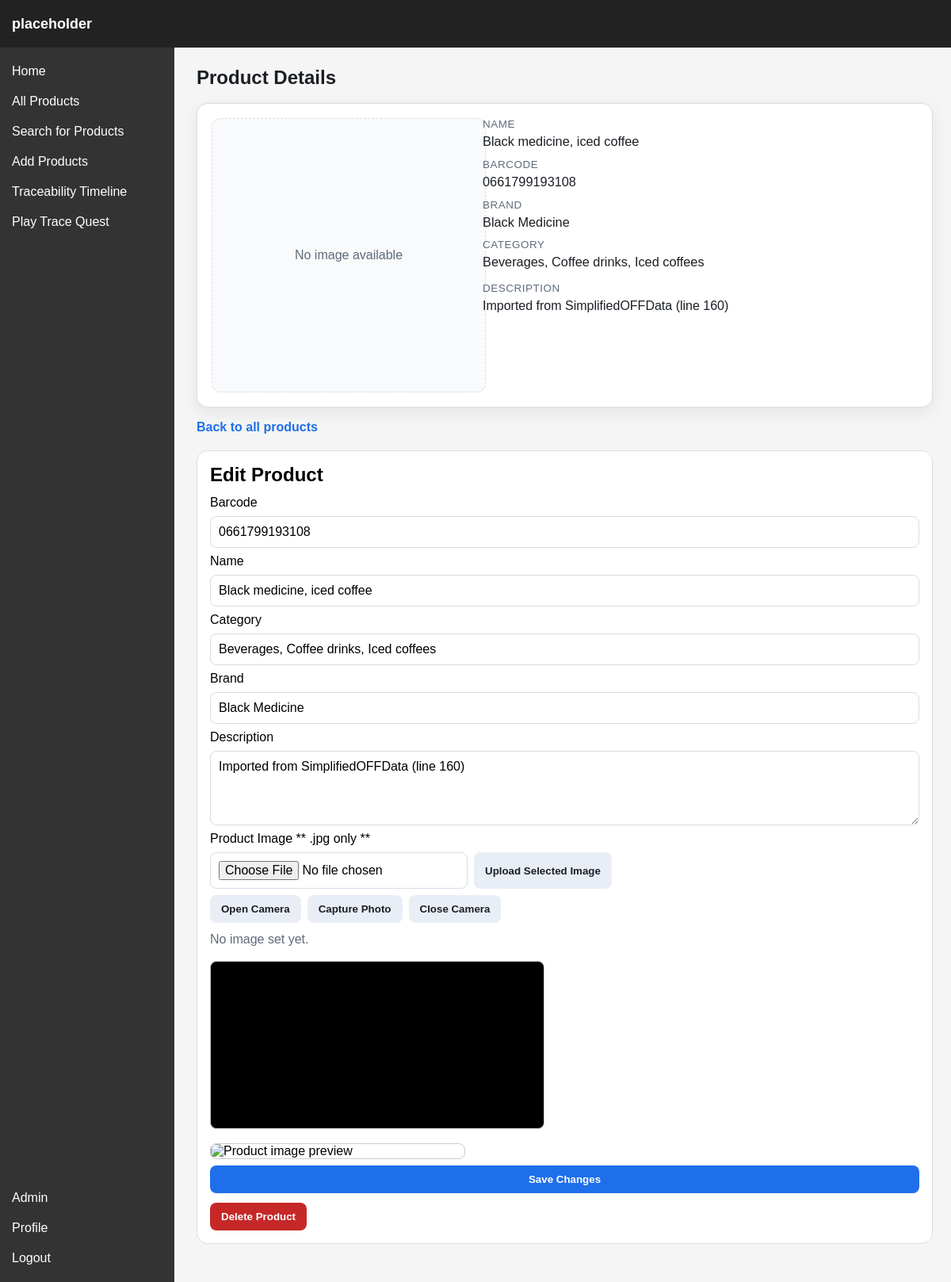
Page /product/0661799193108 (signed in) on the committed database.
### models.py (models this page shows, shortened)
class Product(db.Model):
    __tablename__ = "products"
    barcode = db.Column(db.String(32), primary_key=True)
    name = db.Column(db.String(128), nullable=False)
    category = db.Column(db.String(128), nullable=False)
    brand = db.Column(db.String(128), nullable=False)
    description = db.Column(db.String(512), nullable=False)
    image = db.Column(db.String(256), nullable=True)

### main.py (the view)
@app.route("/product/<barcode>", methods=["GET"])
@login_required
def product_detail(barcode):
    product = db.session.get(Product, barcode)
    if not product:
        return render_template("error.html", message="Product not found")
    return render_template("product_detail.html", barcode = product.barcode, name = product.name, category = product.category,
                            brand = product.brand, description = product.description, image = product.image)

### main.py (called while the page is built)
@login_manager.user_loader
def load_user(user_id):
    return db.session.get(User, int(user_id))

### models.py (called while the page is built)
    @property
    def is_verifier(self):
        return self.role == "verifier"

    @property
    def is_admin(self):
        return self.role == "admin"

### templates/product_detail.html (shortened to what this page needs)
{% extends "base.html" %}
{% block custom_css %}<link rel="stylesheet" href="{{ url_for('static', filename='css/product.css') }}">{% endblock %}
{% block content %}
<section class="product-page">
    <h1>Product Details</h1>
    <article class="product-card">
        <div class="product-image-wrapper">
            {% if image %}
                <img
                    id="product-image"
                    class="product-image"
                    src="{{ image }}"
                    alt="{{ name }} image"
                    loading="lazy">
            {% else %}
                <div id="product-image-fallback" class="product-image-fallback">No image available</div>
            {% endif %}
        </div>
        <div class="product-info">
            <p class="field">
                <span class="label">Name</span>
                <span class="value">{{ name }}</span>
            </p>
            <p class="field">
                <span class="label">Barcode</span>
                <span class="value">{{ barcode }}</span>
            </p>
            <p class="field">
                <span class="label">Brand</span>
                <span class="value">{{ brand }}</span>
            </p>
            <p class="field">
                <span class="label">Category</span>
                <span class="value">{{ category }}</span>
            </p>
            <div class="field description-field">
                <span class="label">Description</span>
                <p id="description" class="description collapsed">{{ description }}</p>
            </div>
        </div>
    </article>
    <div class="page-actions">
        <a class="action-link" href="{{ url_for('product') }}">Back to all products</a>
    </div>
    {% if current_user.is_authenticated and (current_user.is_verifier or current_user.is_admin) %}
    <section class="editor-panel">
        <h2>Edit Product</h2>
        <form class="editor-form" method="POST" action="{{ url_for('edit_product', barcode=barcode) }}">
            <label for="edit-barcode">Barcode</label>
            <input id="edit-barcode" name="barcode" value="{{ barcode }}" required>
            <label for="edit-name">Name</label>
            <input id="edit-name" name="name" value="{{ name }}" required>
            <label for="edit-category">Category</label>
            <input id="edit-category" name="category" value="{{ category }}" required>
            <label for="edit-brand">Brand</label>
            <input id="edit-brand" name="brand" value="{{ brand }}" required>
            <label for="edit-description">Description</label>
            <textarea id="edit-description" name="description" rows="4" required>{{ description }}</textarea>
            <label>Product Image ** .jpg only **</label>
            <div class="image-edit-tools">
                <input id="edit-image-file" type="file" accept="image/*">
                <button id="upload-image-file" type="button" class="secondary-button">Upload Selected Image</button>
            </div>
            <div class="image-edit-tools">
                <button id="start-edit-photo-camera" type="button" class="secondary-button">Open Camera</button>
                <button id="capture-edit-photo" type="button" class="secondary-button">Capture Photo</button>
                <button id="stop-edit-photo-camera" type="button" class="secondary-button">Close Camera</button>
            </div>
            <p id="edit-image-status" class="image-status">
                {% if image %}Current image is set.{% else %}No image set yet.{% endif %}
            </p>
            <div class="scanner">
                <video id="edit-photo-preview" autoplay muted playsinline></video>
            </div>
            <img id="edit-captured-image" class="captured-image" src="{{ image or '' }}" alt="Product image preview" {% if not image %}hidden{% endif %}>
            <button type="submit" class="primary-button">Save Changes</button>
        </form>
        <form method="POST" action="{{ url_for('delete_product', barcode=barcode) }}" onsubmit="return confirm('Delete this product? This cannot be undone.');">
            <button type="submit" class="danger-button">Delete Product</button>
        </form>
    </section>
    {% endif %}
</section>
{% endblock %}

### static/css/base.css (style rules this page uses)
body { margin: 0; font-family: Arial, sans-serif; height: 100vh; }

### static/css/product.css (style rules this page uses)
:root { --card-bg: #ffffff; --border-color: #d9dde5; --text-main: #1b1f24; --text-muted: #5f6b7a; --accent: #1f6feb; --accent-hover: #195bcc; }
.product-page { max-width: 980px; margin: 24px auto; padding: 0 8px 24px; }
.product-page h1 { color: var(--text-main); margin-bottom: 18px; }
.product-card { display: grid; grid-template-columns: minmax(220px, 320px) 1fr; gap: 22px; background: var(--card-bg); border: 1px solid var(--border-color); border-radius: 14px; padding: 18px; box-shadow: 0 6px 20px rgba(16, 24, 40, 0.08); }
.product-image-wrapper { width: 100%; }
.product-image-fallback { display: grid; place-items: center; width: 100%; aspect-ratio: 1 / 1; border-radius: 12px; border: 1px dashed var(--border-color); color: var(--text-muted); background: #f8fafc; text-align: center; padding: 12px; }
.product-info { display: flex; flex-direction: column; gap: 10px; }
.field { margin: 0; display: flex; flex-direction: column; gap: 3px; }
.label { color: var(--text-muted); font-size: 0.84rem; letter-spacing: 0.04em; text-transform: uppercase; }
.value { color: var(--text-main); font-size: 1.02rem; line-height: 1.4; word-break: break-word; }
.description-field { margin-top: 4px; }
.description { margin: 0; color: var(--text-main); line-height: 1.55; white-space: pre-line; }
.page-actions { margin-top: 16px; }
.action-link { color: var(--accent); text-decoration: none; font-weight: 600; }
.editor-panel { margin-top: 20px; background: #ffffff; border: 1px solid var(--border-color); border-radius: 14px; padding: 16px; }
.editor-panel h2 { margin-top: 0; margin-bottom: 12px; }
.editor-form { display: grid; gap: 8px; margin-bottom: 12px; }
.editor-form input, .editor-form textarea { border: 1px solid var(--border-color); border-radius: 8px; padding: 10px; font: inherit; }
.image-edit-tools { display: flex; flex-wrap: wrap; gap: 8px; }
.image-status { margin: 4px 0 0; color: var(--text-muted); }
.primary-button, .danger-button, .secondary-button { border: 0; border-radius: 8px; padding: 10px 14px; font-weight: 600; cursor: pointer; }
.primary-button { background: var(--accent); color: #ffffff; }
.secondary-button { background: #e9eef6; color: #1b1f24; }
.danger-button { background: #c62828; color: #ffffff; }
.scanner { position: relative; margin-top: 10px; width: 100%; max-width: 420px; }
.scanner video { display: block; width: 100%; border: 1px solid #ccc; border-radius: 8px; background: #000; }
.captured-image { margin-top: 10px; width: 100%; max-width: 320px; border: 1px solid #ccc; border-radius: 8px; display: block; }

### rows in the picture
Product: name "Black medicine, iced coffee", barcode "0661799193108", brand "Black Medicine", category "Beverages, Coffee drinks, Iced coffees", description "Imported from SimplifiedOFFData (line 160)"
